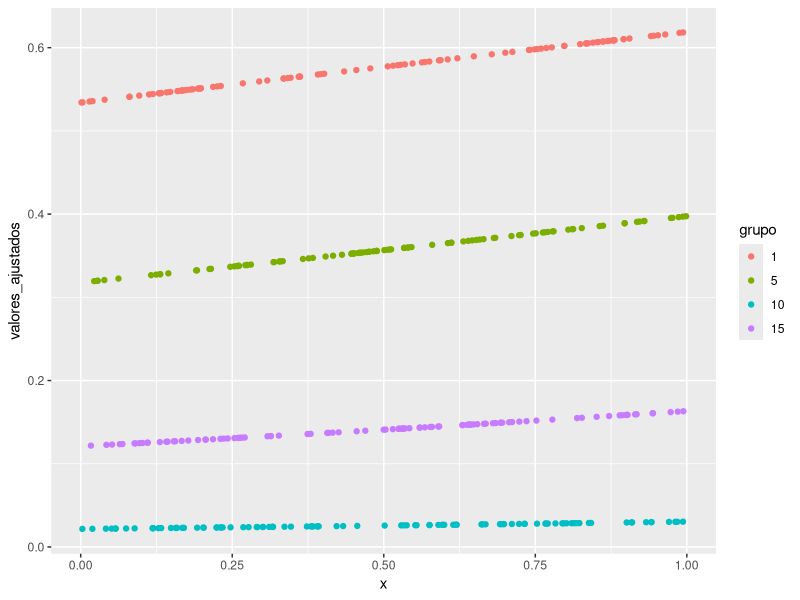

Source code (R):
## ---- chunk 1
library(ggplot2)
library(dplyr)
library(lme4)
## ---- chunk 2
inverse_logit <- function(x){
  return(exp(x)/(1+exp(x)))
}
logit <- function(x){
  return(1/logit(x))
}
## ---- chunk 3
set.seed(123456)
ni <- 100
G <- 200
nobs <- ni * G
grupo <- factor(rep(x=1:G, each=ni))
obs <- rep(x=1:ni, times=G)
x <- runif(n=nobs, min=0, max=1)
b0 <- rnorm(n=G, mean=0, sd=sqrt(4)) # Intercepto aleatorio
b0 <- rep(x=b0, each=ni)             # El mismo intercepto aleatorio pero repetido
p <- inverse_logit(-1.4 + 0.33 * x + b0) # Siempre utilizar función inversa a la planteada en el modelo
y <- rbinom(n=nobs, size=1, prob=p)
datos <- data.frame(obs, grupo, b0, x, p, y)
## ---- chunk 4
mod_simulado <- glmer(formula= y ~ x + (1 | grupo),
                      family = binomial(link="logit"),
                      data = datos)
## ---- chunk 5
summary(mod_simulado)
## ---- chunk 6
head(ranef(mod_simulado))
## ---- chunk 7
inverse_logit(-1.5064 -2.74291	 + 0.3482*0.7)
## ---- chunk 8
new_data = data.frame(x=0.7, grupo=3)
predict(mod_simulado, newdata=new_data, type="response")
## ---- chunk 9
mod_simulado
## ---- chunk 10
valores_ajustados <- fitted(mod_simulado)
datos['valores_ajustados'] <- valores_ajustados
## ---- chunk 11
grupos <- c(1, 5, 10, 15)
datos_grupos <- datos %>% filter(grupo %in% grupos)
## ---- chunk 12
ggplot(data = datos_grupos, aes(x=x, y=valores_ajustados, color=grupo)) +
  geom_point()
